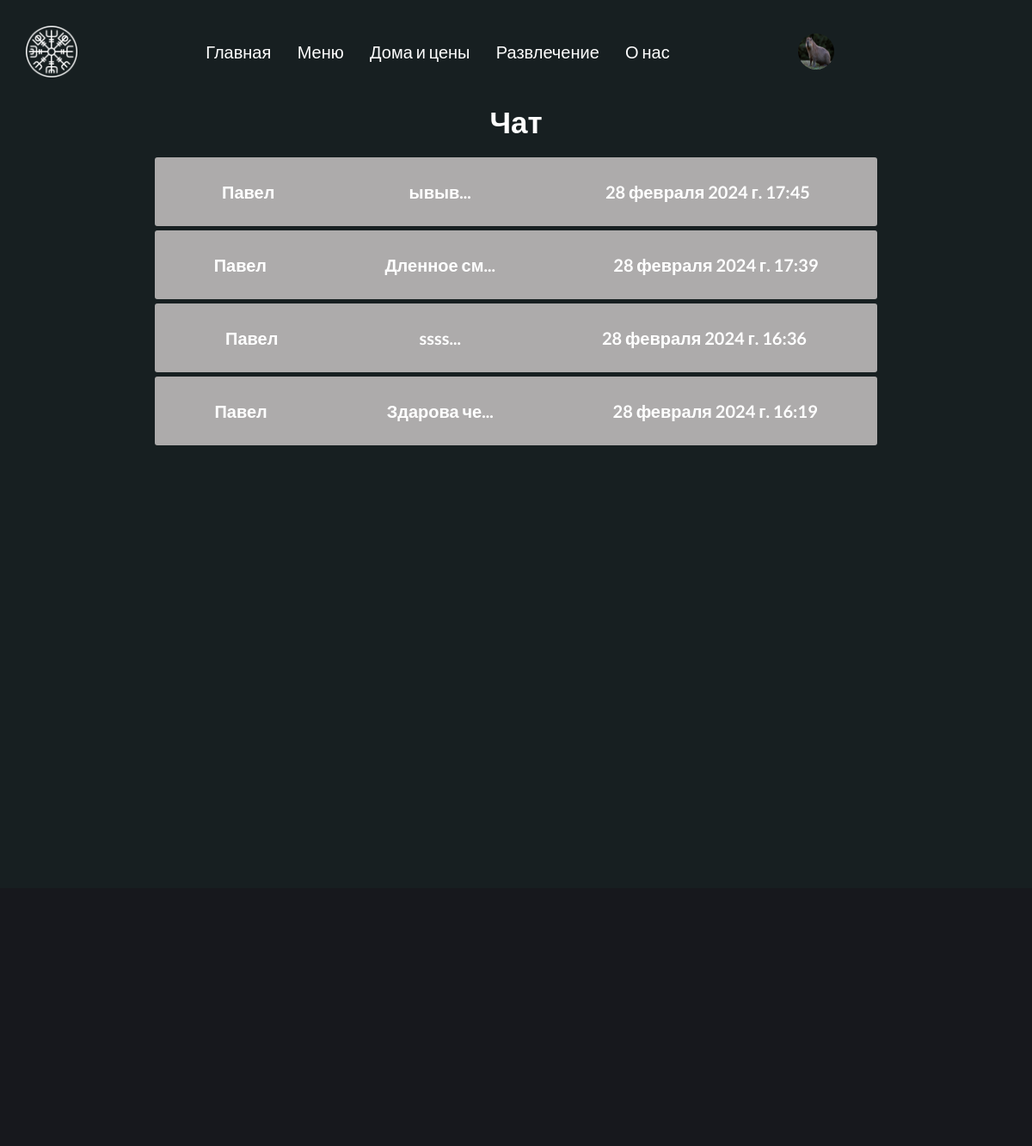
/appeal/ (signed in), run on the app's committed database.
### users/models.py (models this page shows, shortened)
class Profile(models.Model):
    user = models.OneToOneField(User, on_delete=models.CASCADE, null=False, blank=False)
    name = models.CharField(max_length=50, blank=False, null=False)
    username = models.CharField(max_length=100, blank=False, null=False)
    surname = models.CharField(max_length=50, blank=False, null=False)
    profile_image = models.ImageField(upload_to='profiles/', default='profiles/user.png')
    telegram = models.CharField(max_length=100, blank=True, null=True)
    vk = models.CharField(max_length=200, blank=True, null=True)
    email = models.CharField(max_length=50, blank=False, null=False)
    created = models.DateTimeField(auto_now_add=True)

### appeal/models.py (models this page shows, shortened)
class Message(models.Model):
    sender = models.ForeignKey(Profile, on_delete=models.SET_NULL, null=True, blank=True)
    recipient = models.ForeignKey(Profile, on_delete=models.SET_NULL, null=True, blank=True, related_name='messages')
    name = models.CharField(max_length=200, null=False, blank=False)
    email = models.EmailField(max_length=200, null=True, blank=True)
    telegram = models.TextField(max_length=50, null=False, blank=False)
    subject_msg = models.CharField(max_length=100, null=False, blank=False)
    body_msg = models.TextField()
    is_read = models.BooleanField(default=False)
    created = models.DateTimeField(auto_now_add=True)
    class Meta:
        ordering = ['is_read', '-created']

### appeal/views.py (the view)
# urls.py: path('appeal/', views.appeal_page, name='appeal'),
@login_required(login_url='login')
def appeal_page(request):
    profile = request.user.profile
    message_request = profile.messages.all()
    count_msg = message_request.filter(is_read=False).count()
    context = {
        'message_request': message_request,
        'count_msg': count_msg
    }
    return render(request, 'appeal/chat.html', context)

### appeal/templates/appeal/chat.html (shortened to what this page needs)
{% extends 'mainapp/base.html' %}
{% block content %}
<main>
    <h2 class="title__wrap_h2 title_chat">Чат
    <div class="wrapper-messages">
        <ul class="messages_preview">
            {% for msg in message_request %}
            <a href="{% url 'chat_message' msg.id %}">
                {% if msg.is_read == False %}
                <li class="message message--unread">
                {% else %}
                <li class="message">
                {% endif %}
                    <span>{{ msg.name }}</span>
                    <span>{{ msg.subject_msg|slice:"10" }}...</span>
                    <span>{{ msg.created }}</span>
                </li>
            </a>
            {% endfor %}
        </ul>
    </div>
</main>
{% endblock %}

### mainapp/templates/includes/navbar.html (shortened to what this page needs)
{% load static %}
<header>
  <nav class="navigation">
    <a href="{% url 'home' %}">
      <div class="logo_nav"></div>
    </a>
    <ul>
      <li><a href="{% url 'home' %}">Главная</a></li>
      <li><a href="{% url 'menu' %}">Меню</a></li>
      <li><a href="{% url 'service' %}">Дома и цены</a></li>
      <li><a href="{% url 'entertainment' %}">Развлечение</a></li>
      <li><a href="{% url 'about' %}">О нас</a></li>
    </ul>
    {% if request.user.is_authenticated %}
      {% if user.profile.profile_image.url %}
          <img class="user" src="{{ user.profile.profile_image.url }}" alt="Пользователь">
      {% else %}
          <img class="user" src="{% static 'mainapp/user.png' %}" alt="Пользователь">
      {% endif %}
    {% else %}
    <a href="{% url 'login' %}">
      <img class="user" src="{% static 'mainapp/user.png' %}" alt="Войти" />
    </a>
    {% endif %}
  </nav>
</header>

### mainapp/static/css/base.css (style rules this page uses)
* { margin: 0 auto; padding: 0; box-sizing: border-box; max-width: 2000px; font-family: var(--lato); font-style: normal; text-decoration: none; list-style: none; background-repeat: no-repeat; }
body { background: var(--green); }
a { margin: 0;color: var(--white); }
:root { --black: #17181d; --white: #fff; --green: #171f21; --blue: #05485b; --olive: #808040; --form_color: #bed2d8; --input_color: rgb(171, 171, 71); --input_warning: rgba(139, 189, 136, 0.702); --btn_positive: #4e6064; --vikings: "Noto Sans Runic", sans-serif; --lato: "Lato", sans-serif; --tr_button: all 1s; }
.logo_nav { background-image: url(../mainapp/logo_nav.png); width: 60px; height: 60px; background-size: cover; }
header { padding: 30px; position: sticky; background: #171f21; z-index: 10; }
.navigation { display: flex; align-items: center; }
.navigation ul { display: flex; justify-content: space-evenly; align-items: center; width: 50%; max-width: 60%; }
.navigation li { color: var(--white); font-size: 20px; cursor: pointer; }
.user { width: 42px; height: 42px; cursor: pointer; margin: 0; margin-right: 200px; border-radius: 56px }
.title__wrap_h2 { color: var(--white); font-size: 35px; margin-bottom: 50px; }
.title_chat { text-align: center; }
.wrapper-messages { min-height: 800px; margin-top: 20px; }
.message { width: 70%; max-width: 1200px; height: 80px; background: rgb(173, 171, 171); cursor: pointer; color: var(--white); display: flex; justify-content: space-around; align-items: center; font-size: 20px; border-radius: 3px; margin-bottom: 5px; }

### data on the page
Message: name "Павел", subject_msg "ывыв", created "28 февраля 2024 г. 17:45"
Message: name "Павел", subject_msg "Дленное см", created "28 февраля 2024 г. 17:39"
Message: name "Павел", subject_msg "ssss", created "28 февраля 2024 г. 16:36"
Message: name "Павел", subject_msg "Здарова че", created "28 февраля 2024 г. 16:19"
